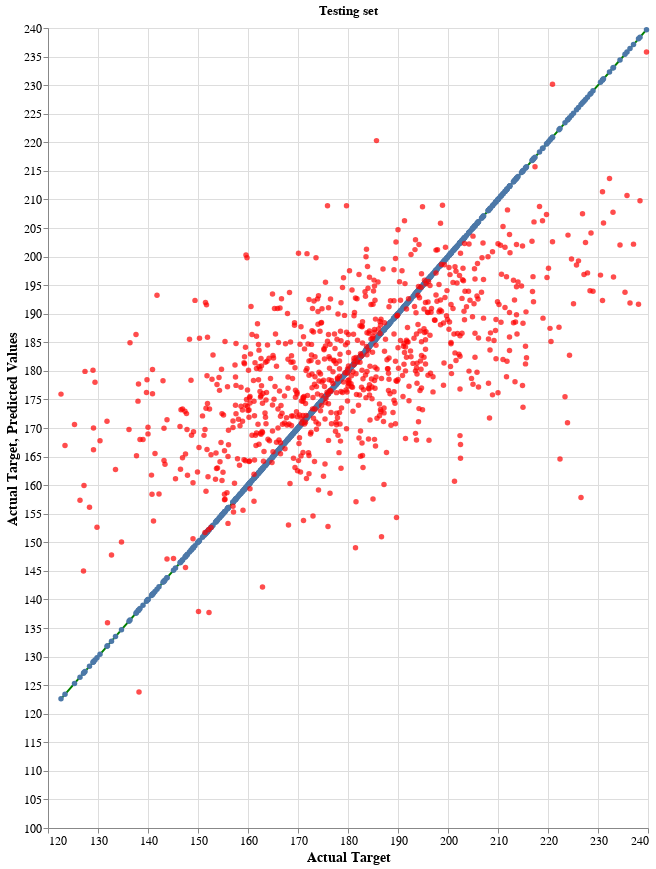

Notebook cell for this chart:
### Code cell
final_chart

### Figure 1 — Vega-Lite specification as saved in the notebook (floating-point values rounded to 4 significant figures; data arrays with more than 128 entries replaced by an {"elided": "..."} marker saying what was removed)
{"config": {"view": {"continuousWidth": 400, "continuousHeight": 300}, "axis": {"labelFontSize": 12, "titleFontSize": 14}, "legend": {"orient": "top"}, "title": {"anchor": "middle"}}, "layer": [{"mark": {"type": "line", "color": "green", "point": true}, "encoding": {"tooltip": [{"field": "Actual Target", "type": "quantitative"}, {"field": "Predicted Values", "type": "quantitative"}], "x": {"field": "Actual Target", "type": "quantitative"}, "y": {"field": "Actual Target", "scale": {"domain": [100, 239.7], "nice": true}, "type": "quantitative"}}, "height": 800, "width": 600}, {"mark": {"type": "circle", "color": "red", "opacity": 0.7}, "encoding": {"tooltip": [{"field": "Actual Target", "type": "quantitative"}, {"field": "Predicted Values", "type": "quantitative"}], "x": {"field": "Actual Target", "type": "quantitative"}, "y": {"field": "Predicted Values", "scale": {"domain": [100, 235.8], "nice": true}, "type": "quantitative"}}}], "data": {"name": "data-ead8c5e2eaedcb687e160794c40a2f26"}, "height": 800, "title": "Testing set", "width": 600, "$schema": "https://vega.github.io/schema/vega-lite/v4.17.0.json", "datasets": {"data-ead8c5e2eaedcb687e160794c40a2f26": {"elided": "854 records"}}}
